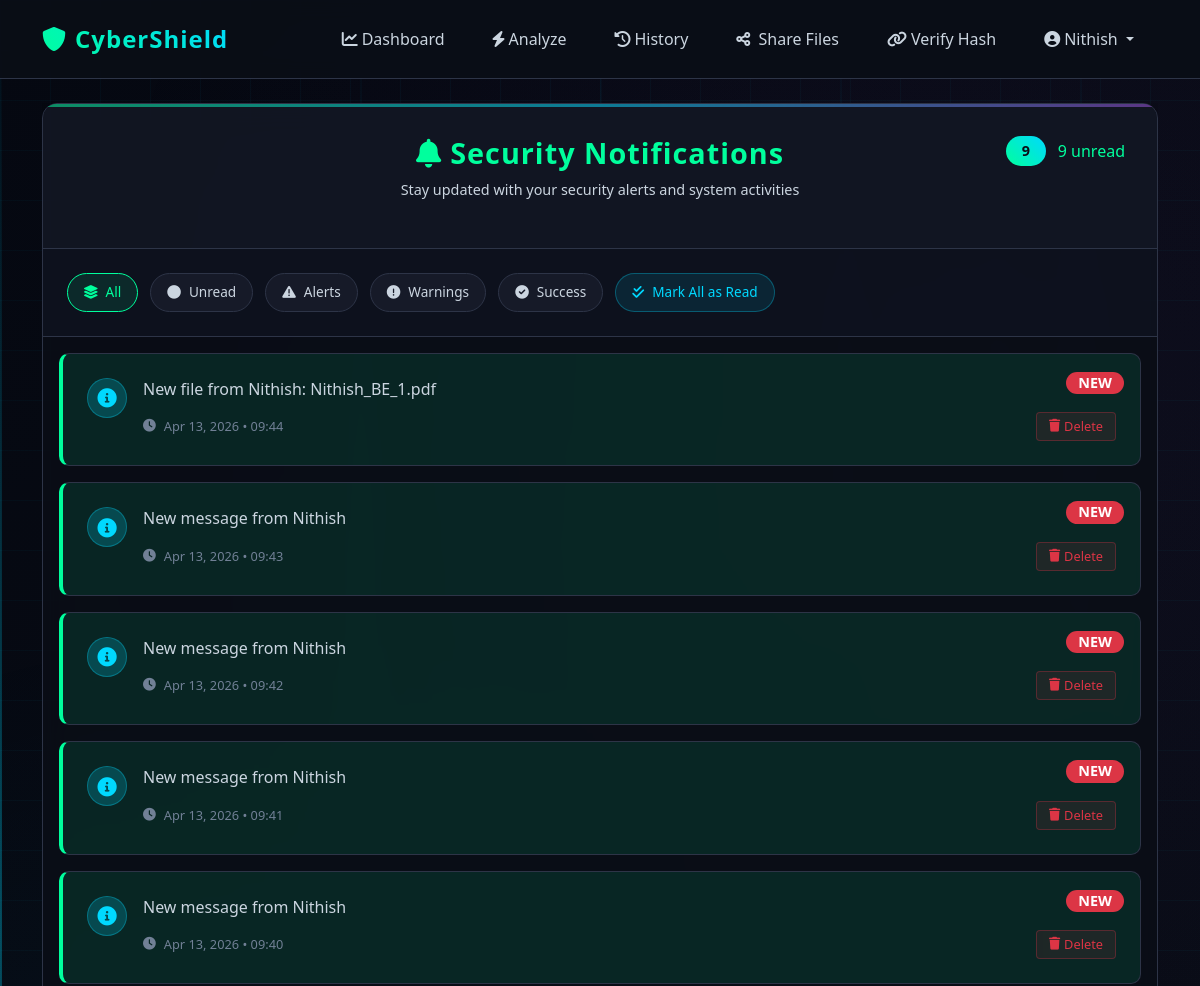
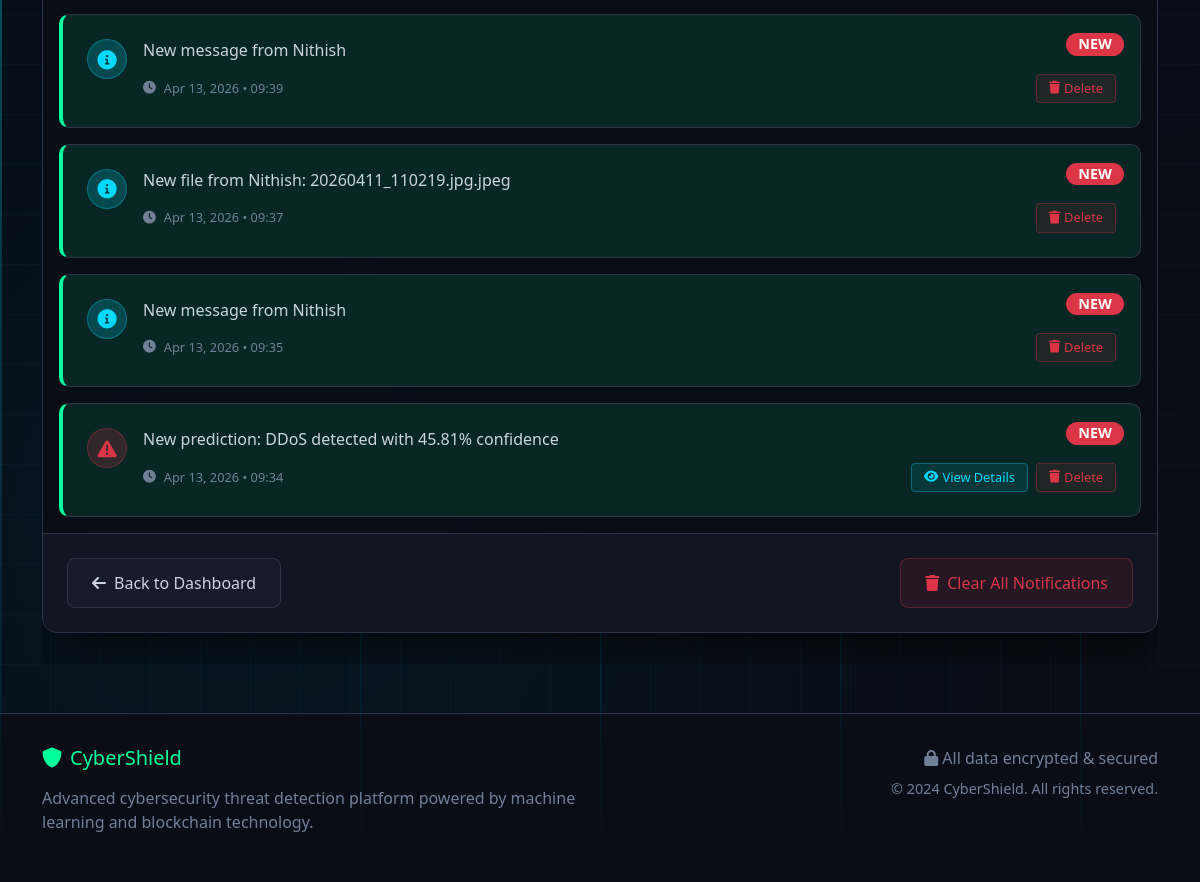
The page /notifications (signed in) on the database its author committed (2 pictures, top to bottom).
### app.py (models this page shows)
class User(db.Model, UserMixin):
    id = db.Column(db.Integer, primary_key=True)
    username = db.Column(db.String(80), unique=True, nullable=False)
    email = db.Column(db.String(120), unique=True, nullable=False)
    password = db.Column(db.String(256), nullable=False)
    email_notifications = db.Column(db.Boolean, default=True)
    min_confidence_for_email = db.Column(db.Float, default=70.0)
    created_at = db.Column(db.DateTime, default=datetime.utcnow)
    predictions = db.relationship('Prediction', backref='user', lazy=True)
    notifications = db.relationship('Notification', backref='user', lazy=True)
    sent_messages = db.relationship('SharedMessage', backref='sender', lazy=True, foreign_keys='SharedMessage.sender_id')

class Notification(db.Model):
    id = db.Column(db.Integer, primary_key=True)
    user_id = db.Column(db.Integer, db.ForeignKey('user.id'), nullable=False)
    prediction_id = db.Column(db.Integer, db.ForeignKey('prediction.id'), nullable=True)
    message = db.Column(db.Text, nullable=False)
    notification_type = db.Column(db.String(50), default='info')
    read = db.Column(db.Boolean, default=False)
    created_at = db.Column(db.DateTime, default=datetime.utcnow)
    prediction = db.relationship('Prediction', backref='notifications')

### app.py (the view)
@app.route('/notifications')
@login_required
def notifications():
    all_notifications = Notification.query.filter_by(user_id=current_user.id)\
        .order_by(Notification.created_at.desc()).all()
    for notification in all_notifications:
        if not notification.read:
            notification.read = True
    db.session.commit()
    return render_template('notifications.html', notifications=all_notifications)

### app.py (called while the page is built)
@login_manager.user_loader
def load_user(user_id):
    return User.query.get(int(user_id))

@app.context_processor
def utility_processor():
    def get_current_datetime():
        return datetime.now().strftime('%H:%M %d-%m-%Y')
    def get_unread_count():
        if current_user.is_authenticated:
            return Notification.query.filter_by(user_id=current_user.id, read=False).count()
        return 0
    return dict(
        get_current_datetime=get_current_datetime,
        get_unread_count=get_unread_count,
        SharedMessage=SharedMessage
    )

### templates/notifications.html (shortened to what this page needs)
{% extends "base.html" %}
{% block content %}
<div class="notifications-container">
    <div class="cyber-notifications-card">
        <div class="notifications-header">
            <h3><i class="fas fa-bell me-2"></i>Security Notifications</h3>
            <p>Stay updated with your security alerts and system activities</p>
            <div class="notification-stats">
                <span class="notification-badge">{{ notifications|length }}</span>
                <span style="color: var(--cyber-neon-green);">
                    {% set unread_count = notifications|selectattr('read', 'equalto', false)|list|length %}
                    {{ unread_count }} unread
                </span>
            </div>
        </div>
        <div class="notification-filters">
            <button class="filter-btn active" onclick="filterNotifications('all')">
                <i class="fas fa-layer-group"></i> All
            </button>
            <button class="filter-btn" onclick="filterNotifications('unread')">
                <i class="fas fa-circle"></i> Unread
            </button>
            <button class="filter-btn" onclick="filterNotifications('danger')">
                <i class="fas fa-exclamation-triangle"></i> Alerts
            </button>
            <button class="filter-btn" onclick="filterNotifications('warning')">
                <i class="fas fa-exclamation-circle"></i> Warnings
            </button>
            <button class="filter-btn" onclick="filterNotifications('success')">
                <i class="fas fa-check-circle"></i> Success
            </button>
            <button class="mark-read-btn" onclick="markAllAsRead()">
                <i class="fas fa-check-double"></i> Mark All as Read
            </button>
        </div>
        <div class="notifications-list">
            {% if notifications %}
                {% for notification in notifications %}
                <div class="cyber-notification-item {% if not notification.read %}unread{% endif %}"
                     data-type="{{ notification.notification_type }}"
                     data-read="{{ notification.read }}"
                     onclick="viewNotification('{{ notification.id }}')">
                    <div class="notification-content">
                        <div class="notification-icon {{ notification.notification_type }}">
                            {% if notification.notification_type == 'danger' %}
                                <i class="fas fa-exclamation-triangle"></i>
                            {% elif notification.notification_type == 'warning' %}
                                <i class="fas fa-exclamation-circle"></i>
                            {% elif notification.notification_type == 'success' %}
                                <i class="fas fa-check-circle"></i>
                            {% else %}
                                <i class="fas fa-info-circle"></i>
                            {% endif %}
                        </div>
                        <div class="notification-details">
                            <div class="notification-message">
                                {{ notification.message }}
                            </div>
                            <div class="notification-meta">
                                <div class="notification-time">
                                    <i class="fas fa-clock"></i>
                                    {{ notification.created_at.strftime('%b %d, %Y • %H:%M') }}
                                </div>
                                <div class="notification-actions">
                                    {% if notification.prediction_id %}
                                    <a href="{{ url_for('prediction_detail', prediction_id=notification.prediction_id) }}"
                                       class="notification-btn view" onclick="event.stopPropagation()">
                                        <i class="fas fa-eye"></i> View Details
                                    </a>
                                    {% endif %}
                                    <button class="notification-btn delete" onclick="deleteNotification('{{ notification.id }}', event)">
                                        <i class="fas fa-trash"></i> Delete
                                    </button>
                                </div>
                            </div>
                        </div>
                    </div>
                    {% if not notification.read %}
                    <div style="position: absolute; top: 1rem; right: 1rem;">
                        <span class="badge notification-badge unread">NEW</span>
                    </div>
                    {% endif %}
                </div>
                {% endfor %}
            {% endif %}
        </div>
        {% if notifications %}
        <div class="notifications-footer">
            <a href="{{ url_for('dashboard') }}" class="back-btn">
                <i class="fas fa-arrow-left"></i> Back to Dashboard
            </a>
            <div style="display: flex; gap: 1rem;">
                <button onclick="clearAllNotifications()" class="clear-btn">
                    <i class="fas fa-trash"></i> Clear All Notifications
                </button>
            </div>
        </div>
        {% endif %}
    </div>
</div>
{% endblock %}

### templates/base.html (shortened to what this page needs)
<!DOCTYPE html>
<html lang="en">
<head>
    <link href="https://cdn.jsdelivr.net/npm/bootstrap@5.1.3/dist/css/bootstrap.min.css" rel="stylesheet">
    <link rel="stylesheet" href="https://cdnjs.cloudflare.com/ajax/libs/font-awesome/6.0.0/css/all.min.css">
    <link rel="stylesheet" href="{{ url_for('static', filename='css/style.css') }}">
</head>
<body>
    <div class="data-stream"></div>
    <nav class="navbar navbar-expand-lg navbar-dark">
        <div class="container">
            <a class="navbar-brand" href="{{ url_for('index') }}">
                <i class="fas fa-shield-alt me-2"></i>CyberShield
            </a>
            <div class="collapse navbar-collapse" id="navbarNav">
                <ul class="navbar-nav ms-auto">
                    {% if current_user.is_authenticated %}
                        <li class="nav-item">
                            <a class="nav-link {% if request.path == url_for('dashboard') %}active{% endif %}"
                               href="{{ url_for('dashboard') }}">
                                <i class="fas fa-chart-line me-1"></i>Dashboard
                            </a>
                        </li>
                        <li class="nav-item">
                            <a class="nav-link {% if request.path == url_for('predict') %}active{% endif %}"
                               href="{{ url_for('predict') }}">
                                <i class="fas fa-bolt me-1"></i>Analyze
                            </a>
                        </li>
                        <li class="nav-item">
                            <a class="nav-link {% if request.path == url_for('history') %}active{% endif %}"
                               href="{{ url_for('history') }}">
                                <i class="fas fa-history me-1"></i>History
                            </a>
                        </li>
                        <li>
                        <a class="nav-link {% if request.path == url_for('file_share') %}active{% endif %}"
                           href="{{ url_for('file_share') }}">
                                <i class="fas fa-share-alt me-1"></i> Share Files
                        </a>
                        </li>
                                        <li class="nav-item">
                            <a class="nav-link {% if request.path == url_for('verify_hash') %}active{% endif %}"
                               href="{{ url_for('verify_hash') }}">
                                <i class="fas fa-link me-1"></i>Verify Hash
                            </a>
                        </li>
                        <li class="nav-item dropdown">
                            <a class="nav-link dropdown-toggle" href="#" id="navbarDropdown" role="button"
                               data-bs-toggle="dropdown" aria-expanded="false">
                                <i class="fas fa-user-circle me-1"></i>{{ current_user.username }}
                            </a>
                        </li>
                    {% endif %}
                </ul>
            </div>
        </div>
    </nav>
    <main class="container mt-4">
        {% block content %}{% endblock %}
    </main>
    <footer class="footer mt-5">
        <div class="container">
            <div class="row">
                <div class="col-md-6">
                    <h5 class="mb-3" style="color: var(--cyber-neon-green);">
                        <i class="fas fa-shield-alt me-2"></i>CyberShield
                    </h5>
                    <p style="color: var(--cyber-text-dark);">
                        Advanced cybersecurity threat detection platform powered by machine learning and blockchain technology.
                    </p>
                </div>
                <div class="col-md-6 text-md-end">
                    <p style="color: var(--cyber-text-dark);" class="mb-2">
                        <i class="fas fa-lock me-1"></i>All data encrypted & secured
                    </p>
                    <p style="color: var(--cyber-text-dark); font-size: 0.9rem;">
                        © 2024 CyberShield. All rights reserved.
                    </p>
                </div>
            </div>
        </div>
    </footer>
</body>
</html>

### static/css/style.css (style rules this page uses)
body { background-color: #f8f9fa; font-family: 'Segoe UI', Tahoma, Geneva, Verdana, sans-serif; }
.navbar-brand { font-weight: bold; font-size: 1.5rem; }
.badge { font-size: 0.9rem; padding: 0.5em 1em; }

### templates/base.html (style rules this page uses)
:root { --cyber-dark: #0a0e17; --cyber-darker: #050811; --cyber-neon-green: #00ff9d; --cyber-neon-blue: #00d9ff; --cyber-neon-purple: #9d4edd; --cyber-gray: #1a1f2e; --cyber-light-gray: #2d3447; --cyber-card-bg: rgba(10, 14, 23, 0.9); --cyber-text-light: #cbd5e0; --cyber-text-dark: #718096; }
body { background: linear-gradient(135deg, var(--cyber-darker) 0%, var(--cyber-dark) 100%); color: var(--cyber-text-light); min-height: 100vh; position: relative; overflow-x: hidden; }
body::before { content: ''; position: fixed; top: 0; left: 0; right: 0; bottom: 0; background: radial-gradient(circle at 20% 80%, rgba(0, 217, 255, 0.05) 0%, transparent 50%), radial-gradient(circle at 80% 20%, rgba(157, 78, 221, 0.05) 0%, transparent 50%); z-index: -1; }
.navbar { background: rgba(10, 14, 23, 0.95) !important; backdrop-filter: blur(10px); border-bottom: 1px solid var(--cyber-light-gray); padding: 1rem 0; }
.navbar-brand { font-size: 1.5rem; font-weight: 700; background: linear-gradient(45deg, var(--cyber-neon-green), var(--cyber-neon-blue)); -webkit-background-clip: text; -webkit-text-fill-color: transparent; letter-spacing: 1px; }
.nav-link { color: var(--cyber-text-light) !important; font-weight: 500; margin: 0 0.5rem; padding: 0.5rem 1rem !important; border-radius: 6px; transition: all 0.3s ease; }
.container { position: relative; z-index: 1; }
.footer { margin-top: auto; background: rgba(10, 14, 23, 0.9); border-top: 1px solid var(--cyber-light-gray); padding: 2rem 0; }
.data-stream { position: fixed; width: 2px; height: 100%; background: linear-gradient(transparent, var(--cyber-neon-blue), transparent); animation: dataFlow 3s linear infinite; opacity: 0.3; z-index: 0; }

### rows shown on the page
User: username "Nithish"
Notification: notification_type "info" (drawn), message "New file from Nithish: Nithish_BE_1.pdf", created_at "Apr 13, 2026 • 09:44", read "NEW"
Notification: notification_type "info" (drawn), message "New message from Nithish", created_at "Apr 13, 2026 • 09:43", read "NEW"
Notification: notification_type "info" (drawn), message "New message from Nithish", created_at "Apr 13, 2026 • 09:42", read "NEW"
Notification: notification_type "info" (drawn), message "New message from Nithish", created_at "Apr 13, 2026 • 09:41", read "NEW"
Notification: notification_type "info" (drawn), message "New message from Nithish", created_at "Apr 13, 2026 • 09:40", read "NEW"
Notification: notification_type "info" (drawn), message "New message from Nithish", created_at "Apr 13, 2026 • 09:39", read "NEW"
Notification: notification_type "info" (drawn), message "New file from Nithish: 20260411_110219.jpg.jpeg", created_at "Apr 13, 2026 • 09:37", read "NEW"
Notification: notification_type "info" (drawn), message "New message from Nithish", created_at "Apr 13, 2026 • 09:35", read "NEW"
Notification: notification_type "danger" (drawn), message "New prediction: DDoS detected with 45.81% confidence", created_at "Apr 13, 2026 • 09:34", read "NEW"

### other values the page prints
{{ notifications|length }} "9"
{{ unread_count }} "9"
